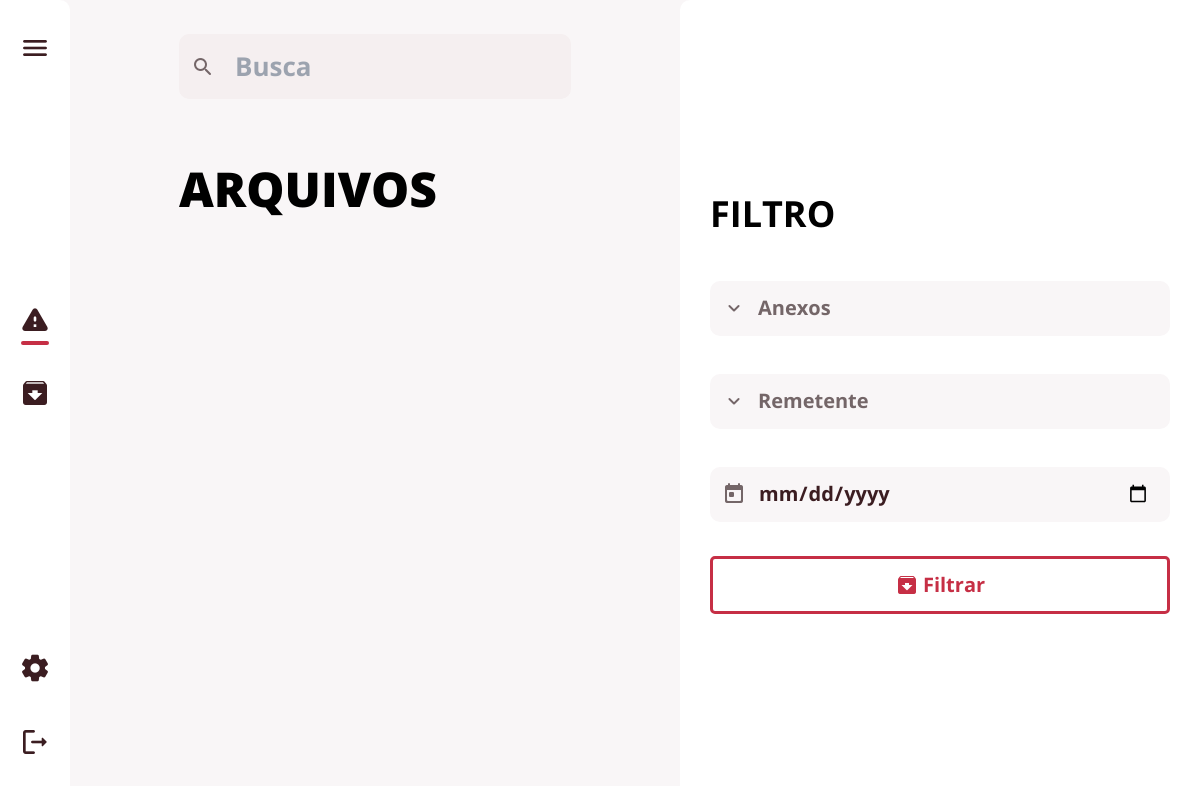
The page /arquivos (signed in) on the database as committed earlier.
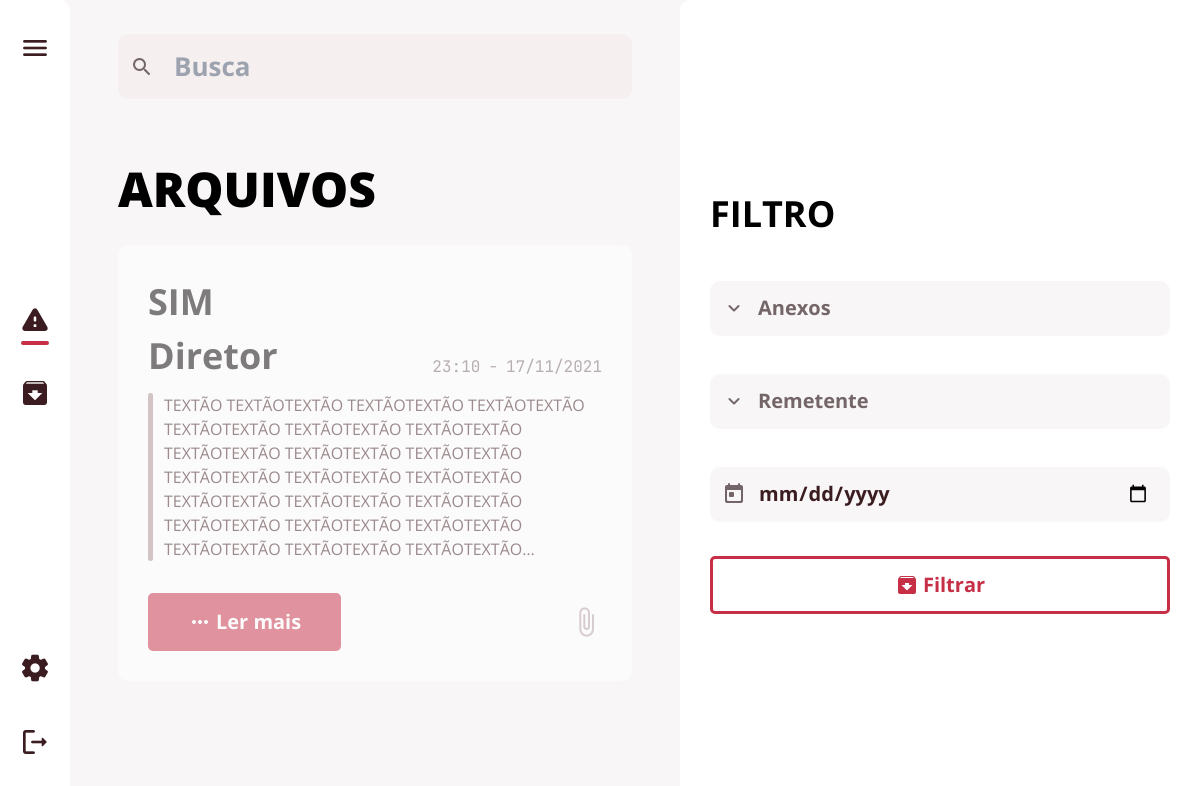
The same page on the database as committed later.
### app/database/models.py (models this page shows, shortened)
class Postagem(db.Model):
    __tablename__ = "postagem"
    id = db.Column(db.Integer, primary_key=True, autoincrement=True)
    titulo = db.Column(db.String(150), nullable=False)
    texto = db.Column(db.String(150), nullable=False)
    data = db.Column(db.DateTime, default=datetime.now)
    postagem_arquivada = db.relationship('Arquivadas')
    user_id = db.Column(db.Integer, db.ForeignKey('user.id'))
    destinatario = db.relationship('Papel',
                                   secondary=postagem_papel_tabela,
                                   back_populates='postagem')

class Papel(db.Model):
    __tablename__ = "papel"
    id = db.Column(db.Integer, primary_key=True, autoincrement=True)
    nome = db.Column(db.String(150), unique=True, nullable=False)
    pode_editar = db.Column(db.Boolean, default=0)
    admin = db.Column(db.Boolean, default=0)
    postagem = db.relationship('Postagem',
                               secondary=postagem_papel_tabela,
                               back_populates='destinatario')
    user = db.relationship('User',
                           secondary=user_papel_tabela,
                           back_populates='papeis')
    def __repr__(self):
        return self.nome

### app/view.py (the view, shortened to what this page needs)
@ routes.route('/arquivos', methods=['POST', 'GET'])
@ login_required
def archive():
    posts = db.session.query(Postagem).join(Postagem.destinatario).join(
        Papel.user).join(Arquivadas).filter(User.id == user.id).filter(Postagem.id == Arquivadas.arquivada).order_by(Postagem.data.desc()).all()
    busca = request.form.get("busca")
    if busca:
        busca = f"%{busca}%"
        search_post = db.session.query(Postagem).join(Postagem.destinatario).join(
            Papel.user).join(Arquivadas).filter(User.id == user.id).filter(Postagem.id == Arquivadas.arquivada).filter(Postagem.titulo.like(
                busca)).order_by(Postagem.data.desc()).all()
        posts = search_post
    filtro_data = request.form.get("data")
    return render_template('arquivos.html', user=user, posts=posts, user_edit=user_edit(), remetente=remetente, remetente_nome=remetente_nome)

### app/view.py (called while the page is built)
def user_edit():
    user_edit = db.session.query(Papel.pode_editar).join(
        Papel.user).filter(User.id == user.id).all()
    for edit in user_edit:
        if edit:
            user_edit = edit[0]
        break
    return user_edit

def papel_postagem(papel):
    return ', '.join(map(str, papel))

def remetente(userid):
    return papel_postagem(db.session.query(Papel).join(
        Papel.user).filter(User.id == userid).all())

def remetente_nome(userid):
    return papel_postagem(db.session.query(User.nome).filter(User.id == userid).first())

### app/templates/arquivos.html (shortened to what this page needs)
{% extends 'base.html' %}
{% block head %}
<link rel="stylesheet" href="{{url_for('static', filename='style/arquivos.css')}}">
{% endblock %}
{% block main_text %}ARQUIVOS{% endblock %}
{% block main %}
{% for post in posts %}
<div class="card-box">
  <h2 class="title-text">{{ post.titulo }}</h2>
  <div class="text-title-area">
    <h3 class="sender-name">{{ remetente(post.user_id) }}</h3>
    <div class="send-date">
      <p class="hour">{{ post.data.strftime('%H:%M') }}</p>
      <p class="date">{{ post.data.strftime('%d/%m/%Y') }}</p>
    </div>
  </div>
  <div class="text-area text-area--short">
    <p>{{ post.texto }}</p>
  </div>
  <div class="bottom-buttons">
    <button class="F-btn btn btn-full" onClick="abrirPopup({{ post.id }})">
      <span class="material-icons-round">more_horiz</span>
      <p>Ler mais</p>
    </button>
    <span class="material-icons-round card-icon">
      attach_file
    </span>
  </div>
</div>
{% endfor %}
{% endblock %}

### app/templates/base.html (shortened to what this page needs)
{% from '_modal_lermais.html' import modal_lermais %}
<!DOCTYPE html>
<html lang="en">
<head>
  <link rel="stylesheet" href="https://cdnjs.cloudflare.com/ajax/libs/chosen/1.8.7/chosen.min.css">
  <link href="https://unpkg.com/tailwindcss@^2/dist/tailwind.min.css" rel="stylesheet">
  <link rel="stylesheet" href="{{url_for('static', filename='style/base.css')}}">
  {% block head %}{% endblock %}
</head>
<body>
  <div class="menu-wrapper">
    <div class="flex-nowrap">
      <nav class="main-nav resp-nav">
        <div class="main-nav-items top-items">
          <button class="hamburger-menu">
            <span class="material-icons-round medium-icon ">menu</span>
          </button>
        </div>
        <div class="main-nav-items middle-items">
          <a href="/">
            <span class="material-icons-round medium-icon">warning</span>
            <div class="selection-bar is-selected"></div>
          </a>
          <a href="/arquivos">
            <span class="material-icons-round medium-icon">archive</span>
          </a>
        </div>
        <div class="main-nav-items bottom-items">
          <a href="/config">
            <span class="material-icons-round medium-icon">settings</span>
          </a>
          <a href="/logout">
            <span class="material-icons-round medium-icon">logout</span>
          </a>
        </div>
      </nav>
      <div class="middle-box">
        <div class="middle-box-wrapper">
          {% block search %}
          <div class='flex gap-3 items-center'>
            <form action="" method="post" class='flex-grow'>
              <div class="input-wrapper search-box">
                <input type="search" name="busca" placeholder="Busca">
              </div>
            </form>
          </div>
          {% endblock %}
          <main class="base-main">
            <div class="main-text">{% block main_text %}INFORMATIVOS{% endblock %}</div>
            {% block main %}
            {% endblock %}
          </main>
        </div>
      </div>
      <div class="right-menu" id="filtro">
        <div class="filter-section">
          <div class='flex justify-between'>
            <h2 class="section-title filter-title">FILTRO</h2>
          </div>
          <form action="" method="Post">
            <div class="input-wrapper small-input">
              <select name="anexos" id="anexos">
                <option value="" disabled selected>Anexos</option>
              </select>
            </div>
            {% block remetente %}
            <div class="input-wrapper small-input">
              <select name="remetente" id="remetente">
                <option value="" disabled selected>Remetente</option>
              </select>
            </div>
            {% endblock %}
            <div class="input-wrapper small-input">
              <input type="date" name="data" placeholder="Dia/Mes/Ano">
            </div>
            <button class="btn btn-empty" style="justify-content: center;" value="Filtrar">
              <span class="material-icons-round">archive</span>
              <p>Filtrar</p>
            </button>
          </form>
        </div>
      </div>
    </div>
  </div>
</body>
</html>

### app/static/style/arquivos.css (style rules this page uses)
.card-box { filter: opacity(50%); }

Rows that differ between the two databases and show on the page:
added Postagem: titulo "SIM", data "23:10", data "17/11/2021", texto "TEXTÃO TEXTÃOTEXTÃO TEXTÃOTEXTÃO TEXTÃOTEXTÃO TEXTÃOTEXTÃO TEXTÃOTEXTÃO TEXTÃOTEXTÃO TEXTÃOTEXTÃO TEXTÃOTEXTÃO TEXTÃOTEXTÃO TEXTÃOTEXTÃO TEXTÃOTEXTÃO TEXTÃOTEXTÃO TEXTÃOTEXTÃO TEXTÃOTEXTÃO TEXTÃOTEXTÃO TEXTÃOTEXTÃO TEXTÃOTEXTÃO TEXTÃOTEXTÃO TEXTÃOTEXTÃO TEXTÃOTEXTÃO…"
now on this page (row unchanged): Papel: nome "Diretor"
